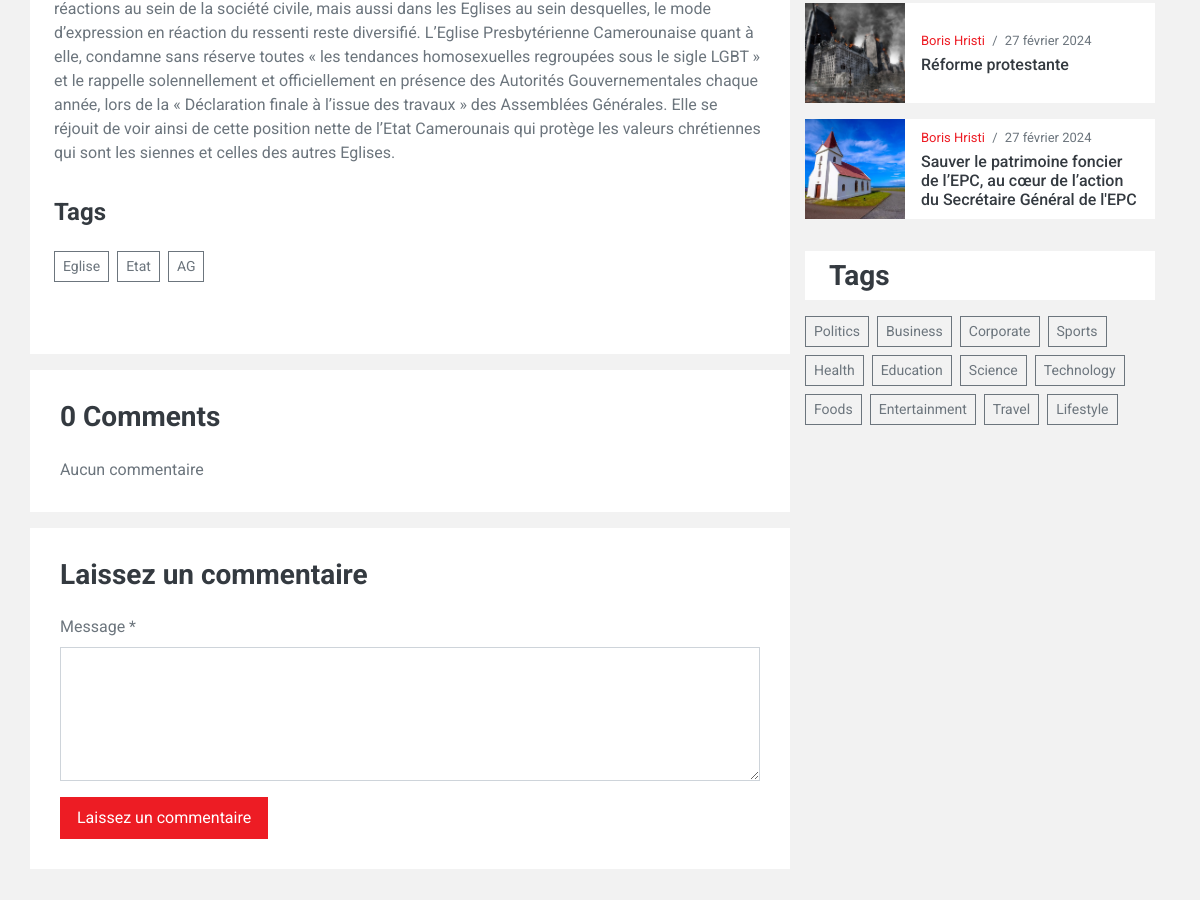
The app's page /single/lgbt-letat-du-cameroun-dit-non (middle part), older data.
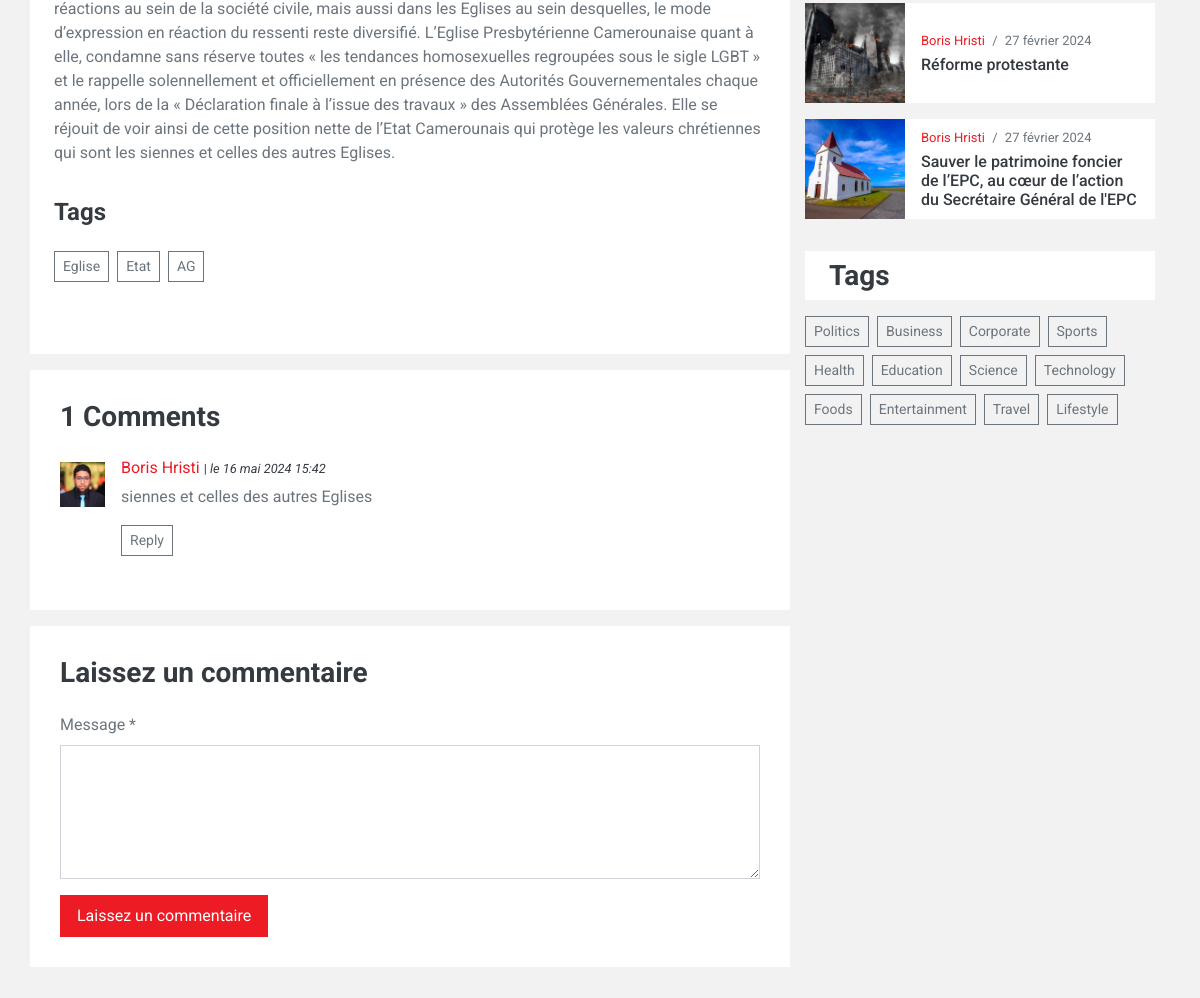
The same page, newer data.
### blog/models.py (models this page shows, shortened)
class TagPost(models.Model):
    title = models.CharField(max_length=100, unique=True, verbose_name="Tag")
    tag_slug = models.SlugField(max_length=100, blank=True, editable=True)
    class Meta:
        verbose_name = "Tag"

class BlogPost(models.Model):
    title = models.CharField(max_length=255, unique=True, verbose_name='Titre')
    slug = models.SlugField(max_length=255, unique=True, blank=True)
    author = models.ForeignKey(User, on_delete=models.SET_NULL, null=True, blank=True)
    last_update = models.DateTimeField(auto_now=True)
    created_on = models.DateField(blank=True, null=True)
    category = models.ManyToManyField(CategoryPost)
    tag = models.ManyToManyField(TagPost)
    published = models.BooleanField(default=False, verbose_name="Publié")
    image = models.ImageField(upload_to="images")
    content = models.TextField(blank=True, verbose_name='Contenu')
    read_count = models.IntegerField(default=0, verbose_name='Nombre de lecture')
    class Meta:
        ordering = ['-created_on']
        verbose_name = "Article"
    def save(self, *args, **kwargs):
        if not self.slug:
            self.slug = slugify(self.title)
        super().save(*args, **kwargs)
    @property
    def author_or_default(self):
        return f"{self.author.first_name} {self.author.last_name}" if self.author else "auteur inconnu"

class CommentsPost(models.Model):
    comment = models.TextField()
    post = models.ForeignKey(BlogPost, on_delete=models.SET_NULL, null=True)
    author = models.ForeignKey(User, on_delete=models.SET_NULL, null=True, blank=False)
    last_update = models.DateTimeField(auto_now=True)
    created_on = models.DateTimeField(auto_now=True)
    class Meta:
        ordering = ['-created_on']
        verbose_name = "Comment"

### blog/views.py (the view, shortened to what this page needs)
# urls.py: path('single/<str:slug>', single_view, name="single"),
def single_view(request, slug):
    single_post = BlogPost.objects.get(slug=slug)
    categories_post = single_post.category.all()
    posts = BlogPost.objects.all().filter(published=True).exclude(slug=single_post.slug)
    categories = CategoryPost.objects.all()
    comments = CommentsPost.objects.all().filter(post=single_post.id)
    site_date_time = datetime.now()
    single_post.read_count += 1
    single_post.save()
    tags = TagPost.objects.all()
    post_tags = single_post.tag.all()
    for post_tag in post_tags:
        print(post_tag.title)
    i = 0
    for comment in comments:
        i += 1
    print("*******" * 5)
    print(i)
    context = {"post": single_post, "posts": posts[:5], "categories": categories[:6], "nombre_comment": i,
               "categories_post": categories_post, "comments": comments, "tags": tags, "post_tags": post_tags,
               "site_date_time": site_date_time}
    return render(request, "blog/single.html", context)

### blog/templates/blog/single.html (shortened to what this page needs)
{% extends 'base_site.html' %}
{% load static %}
{% block content %}
<div class="container-fluid py-3">
    <div class="container">
        <div class="row">
            <div class="col-lg-8 m-0 p-0">
                <div class="position-relative mb-3">
                    <div class="overlay position-relative bg-light p-2 p-sm-4">
                        <div>
                        </div>
                        <div class="mb-5">
                            <h4 class="font-weight-bold mb-4">Tags</h4>
                            <div class="d-flex flex-wrap m-n1">
                                {% for tag in post_tags %}
                                <a href="{% url 'tag' tag=tag.tag_slug %}"
                                   class="btn btn-sm btn-outline-secondary m-1">{{ tag.title }}</a>
                                {% endfor %}
                            </div>
                        </div>
                    </div>
                </div>
                <div class="bg-light mb-3" style="padding: 30px;">
                    <h3 class="mb-4">{{ nombre_comment }} Comments</h3>
                    {% if comments %}
                    {% for comment in comments %}
                    <div class="media mb-4">
                        <img src="{% static 'img/user.jpg' %}" alt="Image" class="img-fluid mr-3 mt-1"
                             style="width: 45px;">
                        <div class="media-body">
                            <h6><a href="">{{ post.author_or_default }}</a> <small> | <i>le {{ comment.created_on }}</i></small>
                            </h6>
                            <p>{{ comment.comment }}</p>
                            <button class="btn btn-sm btn-outline-secondary">Reply</button>
                        </div>
                    </div>
                    {% endfor %}
                    {% else %}
                    <span>Aucun commentaire</span>
                    {% endif %}
                </div>
                <div class="bg-light mb-3" style="padding: 30px;">
                    <h3 class="mb-4">Laissez un commentaire</h3>
                    <form method="POST" action="{% url 'single' slug=post.slug %}" novalidate>
                        <div class="form-group">
                            <label for="message">Message *</label>
                            <textarea name="message" id="message" cols="30" rows="5" class="form-control">
                                </textarea>
                        </div>
                        <div class="form-group mb-0">
                            <input type="submit" value="Laissez un commentaire"
                                   class="btn btn-primary font-weight-semi-bold py-2 px-3">
                        </div>
                    </form>
                </div>
            </div>
            <div class="col-lg-4 pt-3 pt-lg-0">
                <div class="pb-3">
                    {% for post in posts %}
                    <div class="d-flex mb-3">
                        <img src="{{ post.image.url}}"
                             style="width: 100px; height: 100px; object-fit: cover;">
                        <div class="w-100 d-flex flex-column justify-content-center bg-light px-3"
                             style="height: 100px;">
                            <div class="mb-1" style="font-size: 13px;">
                                <a href="">{{ post.author_or_default }}</a>
                                <span class="px-1">/</span>
                                <span>{{ post.created_on }}</span>
                            </div>
                            <a class="h6 m-0" href="">{{ post.title }}</a>
                        </div>
                    </div>
                    {% endfor %}
                </div>
                <div class="pb-3">
                    <div class="bg-light py-2 px-4 mb-3">
                        <h3 class="m-0">Tags</h3>
                    </div>
                    <div class="d-flex flex-wrap m-n1">
                        <a href="" class="btn btn-sm btn-outline-secondary m-1">Politics</a>
                        <a href="" class="btn btn-sm btn-outline-secondary m-1">Business</a>
                        <a href="" class="btn btn-sm btn-outline-secondary m-1">Corporate</a>
                        <a href="" class="btn btn-sm btn-outline-secondary m-1">Sports</a>
                        <a href="" class="btn btn-sm btn-outline-secondary m-1">Health</a>
                        <a href="" class="btn btn-sm btn-outline-secondary m-1">Education</a>
                        <a href="" class="btn btn-sm btn-outline-secondary m-1">Science</a>
                        <a href="" class="btn btn-sm btn-outline-secondary m-1">Technology</a>
                        <a href="" class="btn btn-sm btn-outline-secondary m-1">Foods</a>
                        <a href="" class="btn btn-sm btn-outline-secondary m-1">Entertainment</a>
                        <a href="" class="btn btn-sm btn-outline-secondary m-1">Travel</a>
                        <a href="" class="btn btn-sm btn-outline-secondary m-1">Lifestyle</a>
                    </div>
                </div>
            </div>
        </div>
    </div>
</div>
{% endblock %}

### templates/base_site.html (shortened to what this page needs)
{% load static %}
<!DOCTYPE html>
<html lang="en">
<head>
    <link href="https://cdnjs.cloudflare.com/ajax/libs/font-awesome/5.15.0/css/all.min.css" rel="stylesheet">
    <link href="{% static 'lib/owlcarousel/assets/owl.carousel.min.css' %}" rel="stylesheet">
    <link href="{% static 'css/style.css' %}" rel="stylesheet">
</head>
<body>
    {% block content %}
    {% endblock %}
</body>
</html>

Row changes from the older to the newer data that the page shows:
added CommentsPost: created_on "16 mai 2024 15:42", comment "siennes et celles des autres Eglises"
now on this page (row edited): BlogPost: author_or_default "Boris Hristi"
Text that changed along with them:
{{ nombre_comment }}: "0" → "1"
text no longer shown: "Aucun commentaire"
